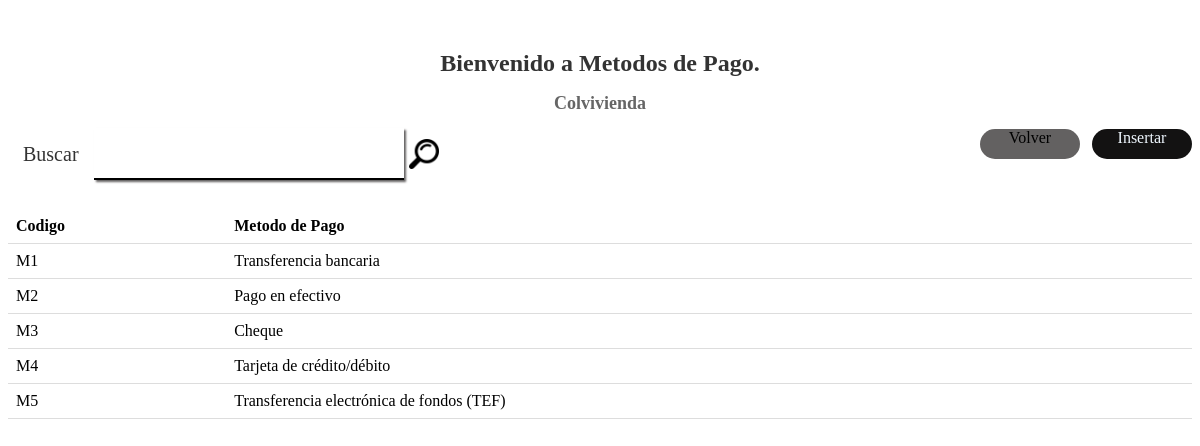
Page /read/pagina_de_metodo_pago.php on the earlier database version.
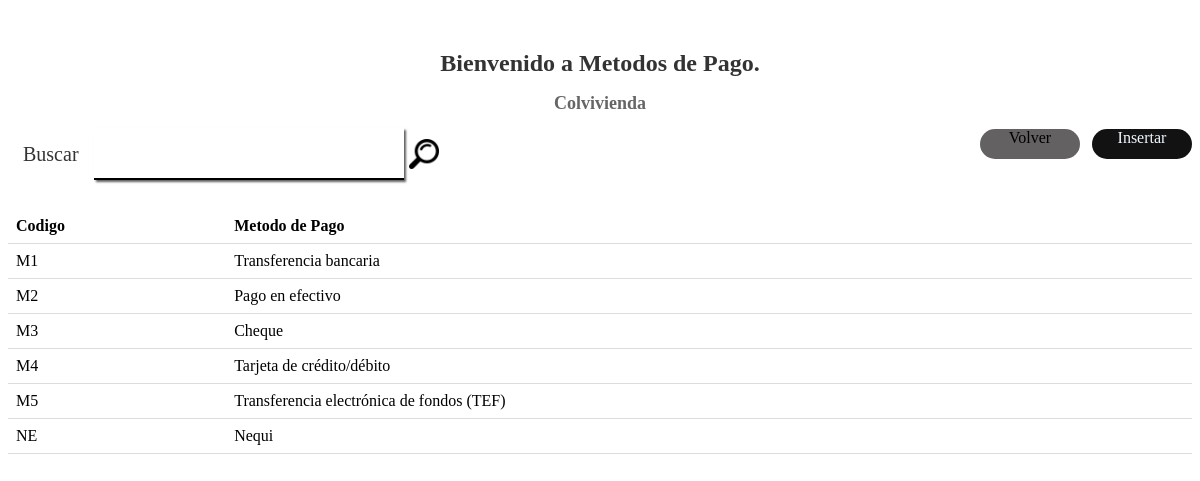
Same page on the later database version.
### tables this page shows
CREATE TABLE `metodo_pago` (
  `codigo_metodo` varchar(2) NOT NULL,
  `descripcion` varchar(50) NOT NULL,
  PRIMARY KEY (`codigo_metodo`)
);

### read/pagina_de_metodo_pago.php (the view, shortened to what this page needs)
<!DOCTYPE html>
<html lang="en">
<head>
   <link rel="stylesheet" href="../css/reads.css">
</head>
<body>
<div class="letrero"><h1>Bienvenido a Metodos de Pago.</h1>
    <h2>Colvivienda</h2>
</div>
<div class="container">
       <div class="container__form">
          <label class="container__label" for="buscar">Buscar</label>
          <div class="container__input">
            <input class="container__input-text" type="text" name="buscar" id="buscar">
          </div>
            <img  class="container__img" src="../imgs/lupa.png" alt="lupa">
        </div>
       <div class="container__boton">
        <div class="container__boton-volver">
          <a href="botones.php" class="container__boton-volver-text">Volver</a>
        </div>
        <div class="container__boton-insertar">
         <a href="../Insert/insertar_metodo_pago-forma.php" class="container__boton-insertar-text">Insertar</a>
        </div>
      </div>
    </div>
    <?php
    $mysql_host = 'localhost';
    $mysql_user = 'root';
    $password = '';
    $dbhandle = mysqli_connect ($mysql_host, $mysql_user, $password) or die('Problemas de conexión con DB');
    $matriz = mysqli_query($dbhandle, "select * from metodo_pago;");
    echo "<table>";
    echo "
      <tr>
        <th>Codigo</th>
        <th>Metodo de Pago</th>
     </tr>";
      while ($row = mysqli_fetch_array($matriz, MYSQLI_ASSOC)) {
            echo "<tr>";
            echo "<td>".$row['codigo_metodo']."</td>";
            echo "<td>".$row['descripcion']."</td>";
         }
    echo "</table>";
    ?>
</body>
</html>

Differences in the rows shown:
added metodo_pago: codigo_metodo "NE", descripcion "Nequi"
